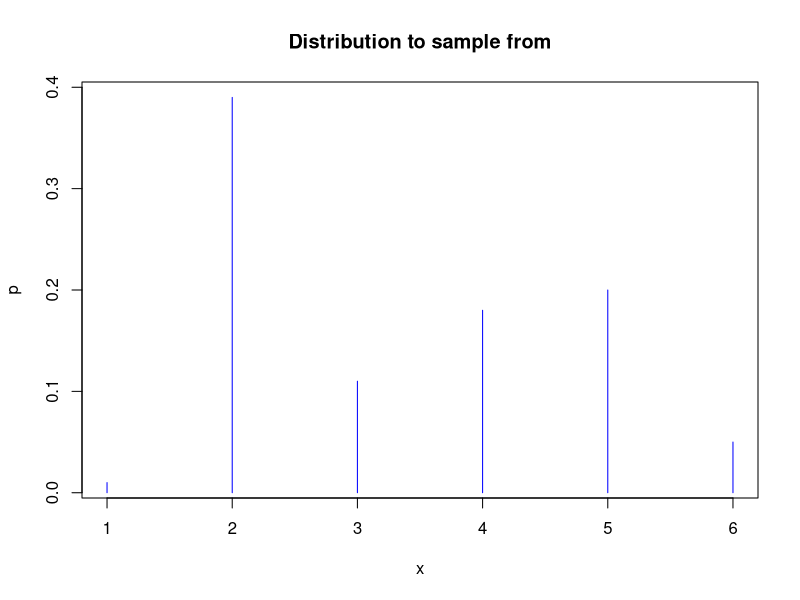
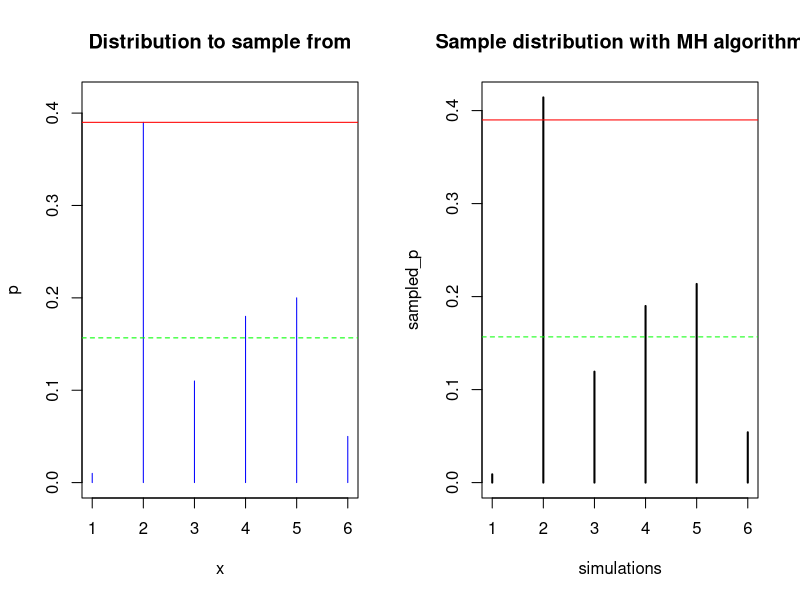

R code for these plots, in order:
# Example excercise from the book "Introduction to Stochastic processes with R"



# --- Exercise 5.5: Exhibit a Metropolis-Hastings algorithm to sample from the distribution
#      ----------------------------------------------------------------
#      1            2           3          4            5            6
#      ----------------------------------------------------------------
#      0.01         0.39        0.11      0.18          0.26       0.05
#      ----------------------------------------------------------------

# We can start by declaring them below

x = 1:6
p = c(0.01, 0.39, 0.11, 0.18, 0.2, 0.05)

plot(x, p, type="h", col="blue", main="Distribution to sample from")



# Start by building the sampler

sampler = function(historical, novel){
  
  p = p
  
  a = p[novel] / p[historical]
  
  if(a >= 1){
    return(novel)
  } else {
    if(runif(1) < a){
      return(novel)
    } else {
      return(historical)
    }
  }
}

# Define number of trials

n = 10000


# Create an empty vector to put in the sampled values in
simulations = rep(0, n)

for(j in 1:n){
  
  state = 1
  
  for(u in 1:100){
    state <- sampler(state, sample(1:length(p), 1))
  }
  
  simulations[j] = state
}


# Put the sampled distribution in a table

table(simulations)/n -> sampled_p

# Plot them next to eachother

par(mfrow=c(1,2))

plot(x, p, type="h", col="blue", main="Distribution to sample from", ylim=c(0, 0.417));abline(h=max(p), col="red");abline(h=mean(p), lty=2, col="green")
plot(sampled_p, main="Sample distribution with MH algorithm");abline(h=max(p), col="red");abline(h=mean(p), lty=2, col="green")
